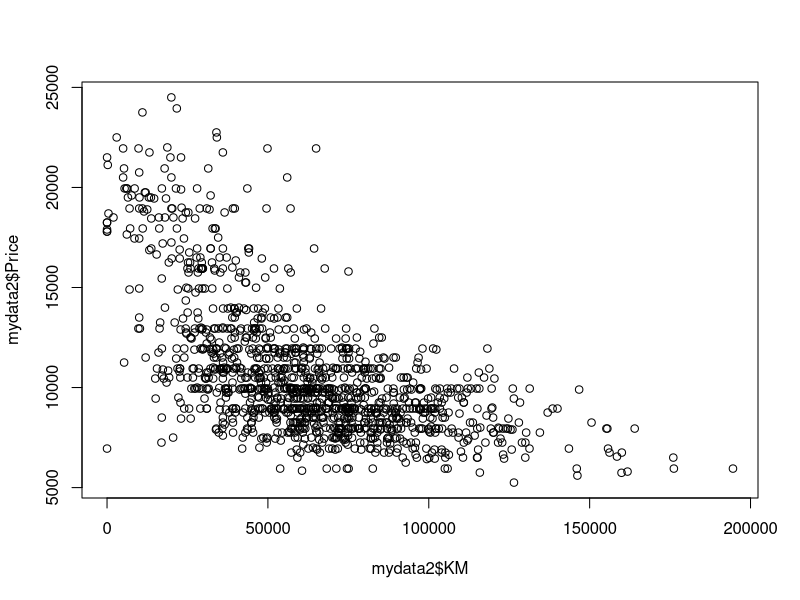
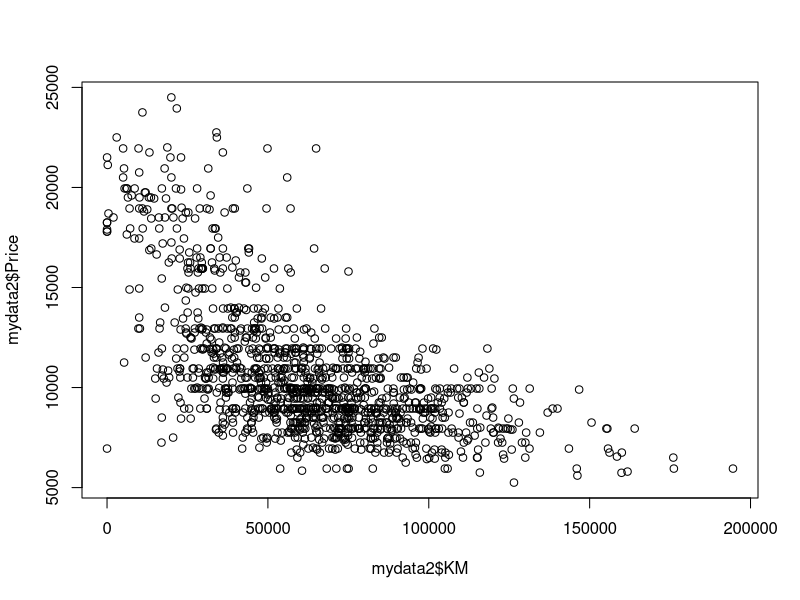

Source code (R) for these figures, in order:
## ---- chunk 1
library(stats)
library(caret)
library(dplyr)
library(MASS)
library(glmnet)
## ---- chunk 2
mydata = read.csv("UsedCars.csv")
## ---- chunk 3
model1 = lm(Price~Age+KM+HP+Metallic+Automatic+CC+Doors+Gears+Weight, data=mydata)
summary(model1)
## ---- chunk 4
model1$fitted.values[1:10]
## ---- chunk 5
resid(model1)[1:10]
## ---- chunk 6
mydata$Price[1:10]
## ---- chunk 7
mydata$Price[1:10] - model1$fitted.values[1:10]
## ---- chunk 8
summary(model1)$coefficients[,1] / summary(model1)$coefficients[,2]
## ---- chunk 9
qt(0.05,1254)
## ---- chunk 10
summary(model1)$r.squared
## ---- chunk 11
library(car)
## ---- chunk 12
vif(model1)
## ---- chunk 13
model2 = lm(Weight ~ Age+KM+HP+Metallic+Automatic+CC+Doors+Gears, data=mydata)
summary(model2)
## ---- chunk 14
model3 = lm(Price ~ Age+KM+HP+Automatic+Gears+Weight, data=mydata)
summary(model3)
## ---- chunk 15
summary(model1)$r.squared
## ---- chunk 16
summary(model1)$adj.r.squared
## ---- chunk 17
summary(model3)$r.squared
## ---- chunk 18
summary(model3)$adj.r.squared
## ---- chunk 19
mydata2 = read.csv("UsedCars2.csv", stringsAsFactors = TRUE)
str(mydata2)
## ---- chunk 20
model4 = lm(Price~Age+KM+HP+Automatic+Gears+Weight+Color, data=mydata2)
summary(model4)
## ---- chunk 21
contrasts(mydata2$Color, sparse = TRUE)
## ---- chunk 22
model5 = lm(Price~Age:KM+Age+KM+HP+Automatic+Gears+Weight, data=mydata2)
summary(model5)
## ---- chunk 23
plot(mydata2$KM, mydata2$Price)
## ---- chunk 24
model6 = lm(Price ~ poly(KM, 4, raw=TRUE)+Automatic, data=mydata)
summary(model6)
## ---- chunk 25
plot(mydata2$KM, mydata2$Price)
km.grid <- seq(from=min(mydata2$KM), to=max(mydata2$KM), by=1000)
preds <- predict(model6, newdata=list(KM=km.grid, Automatic=rep(mean(mydata2$Automatic),length(km.grid))))
